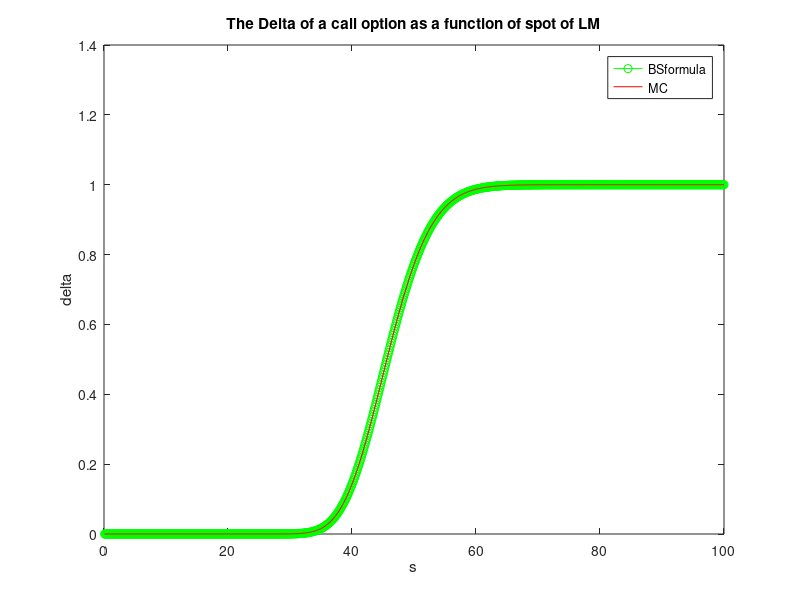
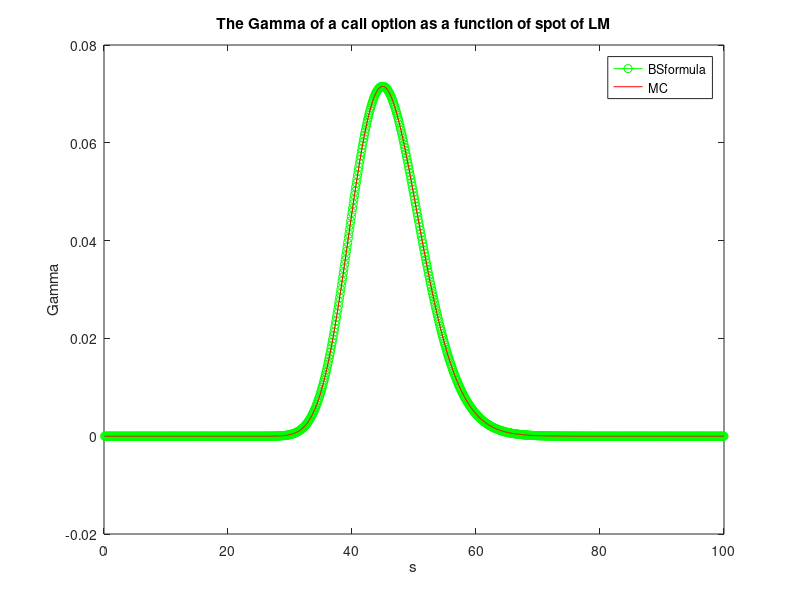
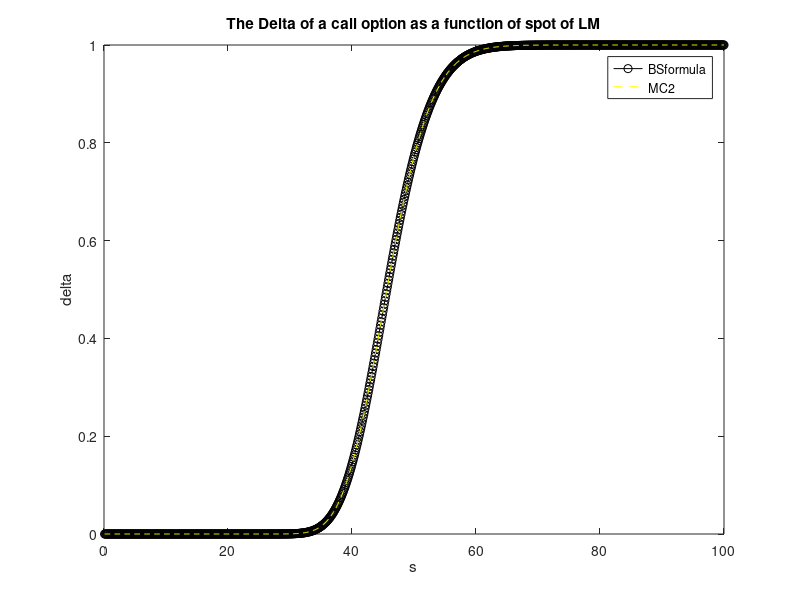
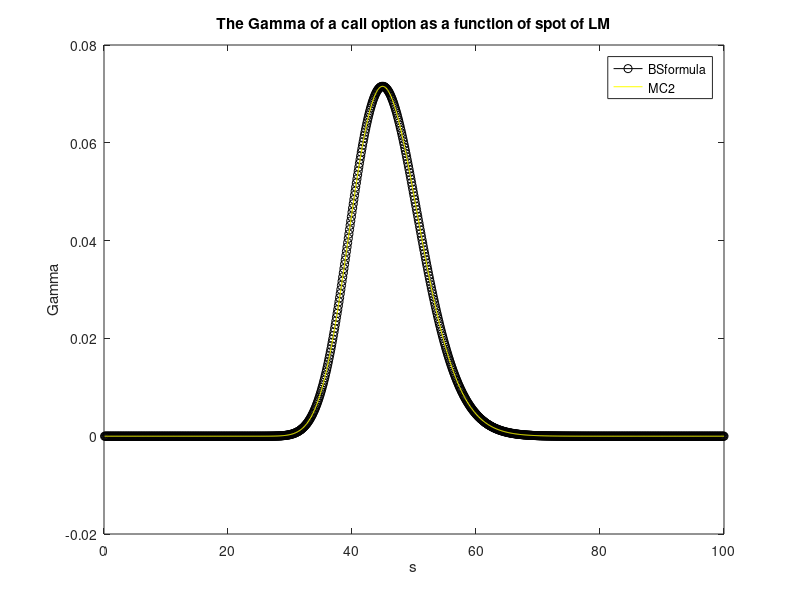

Source code (MATLAB) for these figures, in order:
clear; clc;
s=[0.1:0.1:100]';
k=46;
r=0.0077;
vol=0.4266;
t=1/12;
%delta
for i=1:1000
delta(i,1) = blsdelta(s(i),k,r,t,vol);
end

%MC simulation on delta
rand('seed',1);
ep1=0.0001*rand(1000,1);
Y=sort(ep1);
for i=1:1000
BS1(i)=blsprice(s(i)+Y(i),k,r,t,vol);
BS(i)=blsprice(s(i),k,r,t,vol);
delta(i,2)=1/Y(i)*(BS1(i)-BS(i));
end
figure
plot(s,delta(:,1),"g-o")
hold on;
plot (s,delta(:,2),"red");
legend("BSformula","MC");
title('The Delta of a call option as a function of spot of LM');
ylabel('delta');
xlabel('s');
hold off;

%gamma
for i=1:1000
gamma(i,1) = blsgamma(s(i),k,r,t,vol);
end

%MC simulation for gamma
for i=1:1000
    BS2p(i)=blsprice(s(i)+Y(i),k,r,t,vol);
    BS2(i)=blsprice(s(i),k,r,t,vol);
    BS2m(i)=blsprice(s(i)-Y(i),k,r,t,vol);
    gamma(i,2)=(1/(Y(i)*Y(i)))*(BS2p(i)-2*BS2(i)+BS2m(i));
end
figure
plot(s,gamma(:,1),"green-o")
hold on;
plot (s,gamma(:,2),"red");
legend("BSformula","MC");
title('The Gamma of a call option as a function of spot of LM');
ylabel('Gamma');
xlabel('s');
hold off;

%second MC, delta
ep2=0.01*rand(1000,1);
X=sort(ep2);
for i=1:1000
BS1(i)=blsprice(s(i)+X(i),k,r,t,vol);
BS(i)=blsprice(s(i),k,r,t,vol);
delta(i,3)=1/X(i)*(BS1(i)-BS(i));
end
figure;
plot(s,delta(:,1),"black-o");
hold on;
plot(s,delta(:,3),"yellow--");
legend("BSformula","MC2");
title('The Delta of a call option as a function of spot of LM');
ylabel('delta');
xlabel('s');
hold off;
%second MC, Gamma
for i=1:1000
    BS2p(i)=blsprice(s(i)+X(i),k,r,t,vol);
    BS2(i)=blsprice(s(i),k,r,t,vol);
    BS2m(i)=blsprice(s(i)-X(i),k,r,t,vol);
    gamma(i,3)=(1/(X(i)*X(i)))*(BS2p(i)-2*BS2(i)+BS2m(i));
end
figure
plot(s,gamma(:,1),"black-o")
hold on;
plot (s,gamma(:,3),"yellow");
legend("BSformula","MC2");
title('The Gamma of a call option as a function of spot of LM');
ylabel('Gamma');
xlabel('s');
hold off;